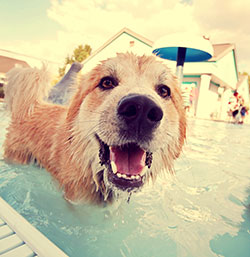
#> input picture puppy.jpg, 250 x 257 px
$ python puppy.py
#> lines starting #> are read from the running program, lines starting #| are printed output that depends on the picture

# # Module 2 - Critical Thinking - Option 1
# ## David Edwards
# ## November 28, 2021
#

import numpy as np
import cv2
import urllib.request
import matplotlib.pyplot as plt

# Donwload the image from the web
url = "https://frostlor-cdn-prod.courses.csuglobal.edu/lor/resources/src/89f79919-379b-3a8f-997a-98f3dd1d3a8a/shutterstock215592034--250.jpg"
urllib.request.urlretrieve(url, "puppy.jpg")
#> (this line was passed over: the network is not available in this run)

img = cv2.imread('puppy.jpg')
#> img is the input picture: shape (257, 250, 3); mean B, G, R 156.6, 190.9, 203.4
img.shape

# Display inline with matplotlib
plt.imshow(img)


# That doesn't look right.  That's right, OpenCV is BGR instead of RGB.  Let's reverse that and display it
rgb_image = cv2.cvtColor(img, cv2.COLOR_BGR2RGB)
plt.imshow(rgb_image)


# Ok, let's break this out into red, green and blue channels.  My brain thinks in RGB, so even though these are in reverse numerical order, they make more sense to me.
r = img[:, :, 2]
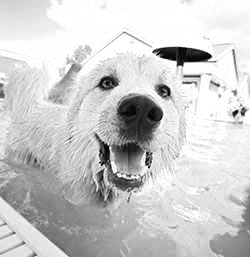
#> r: shape (257, 250); min 0, max 255, mean 203.4
g = img[:, :, 1]
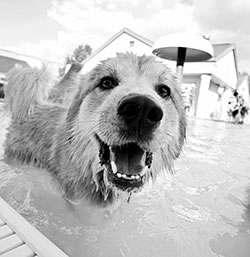
#> g: shape (257, 250); min 0, max 255, mean 190.9
b = img[:, :, 0]
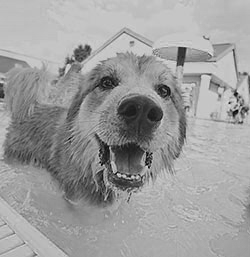
#> b: shape (257, 250); min 0, max 226, mean 156.6

r.shape
plt.imshow(r, cmap='gray')
cv2.imwrite('red.jpg', r)
plt.imshow(g, cmap='gray')
cv2.imwrite('green.jpg', g)
plt.imshow(b, cmap='gray')
cv2.imwrite('blue.jpg', b)


# Just out of curiosity, let's display the red channel as red.
#
# This image is counterintuitive to me, because I think that the nose, being black, should be the brightest.  However, because white is 255, that means that the closer the image is to white, the more red will show up.

red_img = np.zeros(img.shape, dtype=np.uint8)
red_img[:, :, 2] = r
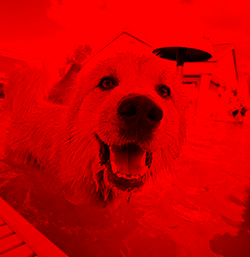
#> red_img: shape (257, 250, 3); mean of channels 0, 1, 2 0, 0, 203.4; drawn as B, G, R
plt.imshow(cv2.cvtColor(red_img, cv2.COLOR_BGR2RGB))


# Now, let's take the R, G and B channels and put them back together into a new image.  First we'll make a new image of the same shape with all blacks, then make sure it looks right.
new_img = np.zeros(img.shape, dtype=np.uint8)
plt.imshow(cv2.cvtColor(new_img, cv2.COLOR_BGR2RGB))
#> new_img: shape (257, 250, 3); every value is 0

# Now lets put them together.
new_img[:, :, 2] = r
new_img[:, :, 1] = g
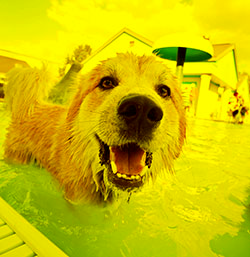
#> new_img: shape (257, 250, 3); mean of channels 0, 1, 2 0, 190.9, 203.4; drawn as B, G, R
new_img[:, :, 0] = b
plt.imshow(cv2.cvtColor(new_img, cv2.COLOR_BGR2RGB))
cv2.imwrite('new_image.jpg', new_img)

# There's our new image!  Now let's swap the red and green channels.
red_green_swap = np.zeros(img.shape, dtype=np.uint8)
red_green_swap[:, :, 1] = r
red_green_swap[:, :, 2] = g
red_green_swap[:, :, 0] = b
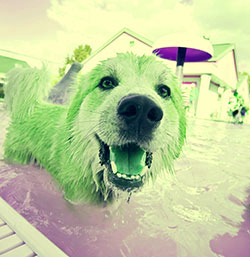
#> red_green_swap: shape (257, 250, 3); mean of channels 0, 1, 2 156.6, 203.4, 190.9; drawn as B, G, R
plt.imshow(cv2.cvtColor(red_green_swap, cv2.COLOR_BGR2RGB))
cv2.imwrite('red_green_swap.jpg', red_green_swap)

# Because the puppy fur was warm brown colored, with a lot of red, it now shows as largely green.
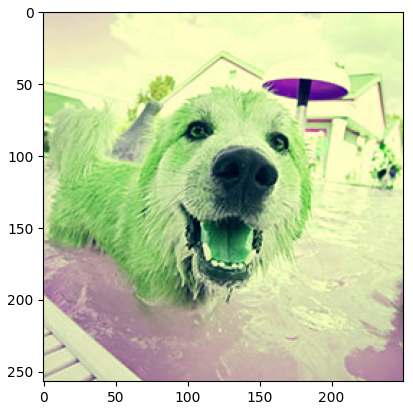
#> figure drawn by matplotlib, 1 panel; B, G, R data is drawn as R, G, B
